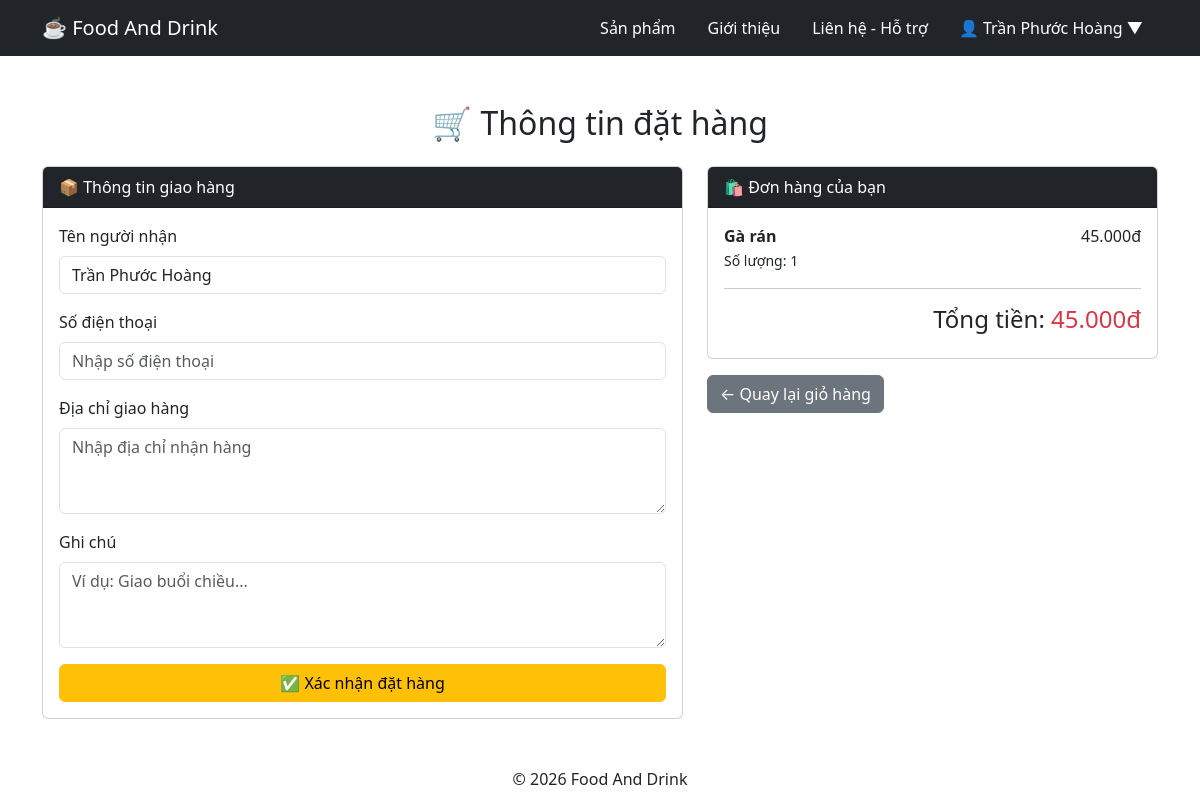
Screenshot of /user/checkout.php (signed in) with the database file from the repository.
### tables this page shows
CREATE TABLE `cart_items` (
  `id` int(11) NOT NULL,
  `cart_id` int(11) NOT NULL,
  `product_id` int(11) NOT NULL,
  `quantity` int(11) NOT NULL DEFAULT 1
);

CREATE TABLE `products` (
  `id` int(11) NOT NULL,
  `category_id` int(11) NOT NULL,
  `name` varchar(150) NOT NULL,
  `description` text DEFAULT NULL,
  `price` decimal(10,2) NOT NULL,
  `quantity` int(11) NOT NULL DEFAULT 0,
  `image` varchar(255) DEFAULT NULL,
  `created_at` timestamp NOT NULL DEFAULT current_timestamp()
);

### user/checkout.php (the view, shortened to what this page needs)
<?php
require_once "../config/database.php";
$user_id = (int)$_SESSION['user_id'];
$sql = "
    SELECT id
    FROM cart
    WHERE user_id = $user_id
    LIMIT 1
";
$result = mysqli_query($conn, $sql);
$cart = mysqli_fetch_assoc($result);
$cart_id = (int)$cart['id'];
$sql = "
    SELECT
        ci.product_id,
        ci.quantity,
        p.name,
        p.price,
        p.quantity AS stock
    FROM cart_items ci
    JOIN products p
        ON ci.product_id = p.id
    WHERE ci.cart_id = $cart_id
";
$result = mysqli_query($conn, $sql);
$total = 0;
$items = [];
while ($item = mysqli_fetch_assoc($result)) {
    $subtotal =
        $item['price'] *
        $item['quantity'];
    $total += $subtotal;
    $items[] = $item;
}
?>
<!DOCTYPE html>
<html lang="vi">
<head>
    <link
        href="https://cdn.jsdelivr.net/npm/bootstrap@5.3.3/dist/css/bootstrap.min.css"
        rel="stylesheet"
    >
    <link
        rel="stylesheet"
        href="../assets/css/style.css"
    >
</head>
<body>
<?php include "../includes/header.php"; ?>
<div class="container mt-5 mb-5">
    <h2 class="text-center mb-4">
        🛒 Thông tin đặt hàng
    </h2>
    <div class="row">
        <div class="col-md-7">
            <div class="card">
                <div class="card-header bg-dark text-white">
                    📦 Thông tin giao hàng
                </div>
                <div class="card-body">
                    <form method="POST">
                        <div class="mb-3">
                            <label class="form-label">
                                Tên người nhận
                            </label>
                            <input
                                type="text"
                                name="receiver_name"
                                class="form-control"
                                placeholder="Nhập tên người nhận"
                                value="<?php
                                    echo isset($_POST['receiver_name'])
                                        ? htmlspecialchars($_POST['receiver_name'])
                                        : htmlspecialchars($_SESSION['user_name'] ?? '');
                                ?>"
                            >
                        </div>
                        <div class="mb-3">
                            <label class="form-label">
                                Số điện thoại
                            </label>
                            <input
                                type="text"
                                name="phone"
                                class="form-control"
                                placeholder="Nhập số điện thoại"
                                value="<?php
                                    echo isset($_POST['phone'])
                                        ? htmlspecialchars($_POST['phone'])
                                        : '';
                                ?>"
                            >
                        </div>
                        <div class="mb-3">
                            <label class="form-label">
                                Địa chỉ giao hàng
                            </label>
                            <textarea
                                name="address"
                                class="form-control"
                                rows="3"
                                placeholder="Nhập địa chỉ nhận hàng"
                            ><?php
                            ?></textarea>
                        </div>
                        <div class="mb-3">
                            <label class="form-label">
                                Ghi chú
                            </label>
                            <textarea
                                name="note"
                                class="form-control"
                                rows="3"
                                placeholder="Ví dụ: Giao buổi chiều..."
                            ><?php
                            ?></textarea>
                        </div>
                        <button
                            type="submit"
                            name="checkout"
                            class="btn btn-warning w-100"
                        >
                            ✅ Xác nhận đặt hàng
                        </button>
                    </form>
                </div>
            </div>
        </div>
        <div class="col-md-5">
            <div class="card">
                <div class="card-header bg-dark text-white">
                    🛍️ Đơn hàng của bạn
                </div>
                <div class="card-body">
                    <?php foreach ($items as $item) { ?>
                        <div
                            class="d-flex justify-content-between mb-3"
                        >
                            <div>
                                <strong>
                                    <?php
                                    echo htmlspecialchars(
                                        $item['name']
                                    );
                                    ?>
                                </strong>
                                <br>
                                <small>
                                    Số lượng:
                                    <?php echo $item['quantity']; ?>
                                </small>
                            </div>
                            <div>
                                <?php
                                echo number_format(
                                    $item['price'] *
                                    $item['quantity'],
                                    0,
                                    ',',
                                    '.'
                                );
                                ?>đ
                            </div>
                        </div>
                    <?php } ?>
                    <hr>
                    <div class="text-end">
                        <h4>
                            Tổng tiền:
                            <span class="text-danger">
                                <?php
                                echo number_format(
                                    $total,
                                    0,
                                    ',',
                                    '.'
                                );
                                ?>đ
                            </span>
                        </h4>
                    </div>
                </div>
            </div>
            <a
                href="cart.php"
                class="btn btn-secondary mt-3"
            >
                ← Quay lại giỏ hàng
            </a>
        </div>
    </div>
</div>
<footer class="text-center mt-5">
    © 2026 Food And Drink
</footer>
</body>
</html>

### rows the page displays
cart_items: product.name "Gà rán", quantity "1", product+quantity "45.000"

### other values shown
$_SESSION['user_name'] "Trần Phước Hoàng"
$total "45.000"
